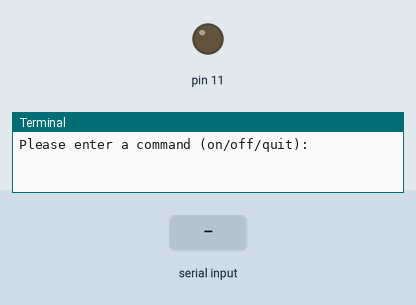
Simulated run of this program. Board: Raspberry Pi (header pin numbers). Parts: output pins drawn as LEDs (lit = HIGH), the last lines printed to the terminal. The test bench sets the inputs (shaded band).

Above: at 1.2 s.
1.3 s: "on" typed at the terminal
At 2.4 s:
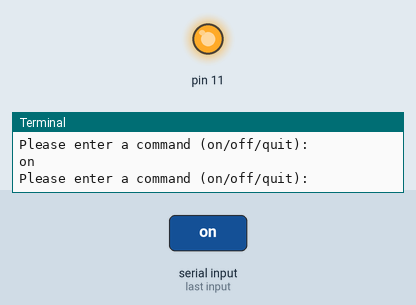
2.8 s: "off" typed at the terminal
At 3.5 s:
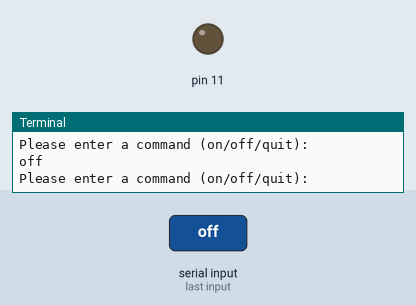
Timing chart, 0 to 5.8 s (numbered marks = the images above; inputs shaded):
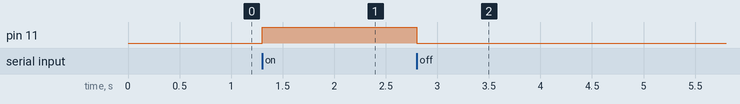

Measured:
- after the input at 1.3 s, pin 11: LOW → HIGH at once
- after the input at 2.8 s, pin 11: HIGH → LOW at once

The program:

command.py
```python
import RPi.GPIO as GPIO
import time

GPIO.setmode(GPIO.BOARD)
GPIO.setup(11, GPIO.OUT)

import sys

while True:
	x = raw_input('Please enter a command (on/off/quit): ')
	if x == 'quit':
		GPIO.cleanup()
		sys.exit()
	elif x == 'on':
		GPIO.output(11, GPIO.HIGH)
	elif x == 'off':
		GPIO.output(11, GPIO.LOW)
```
